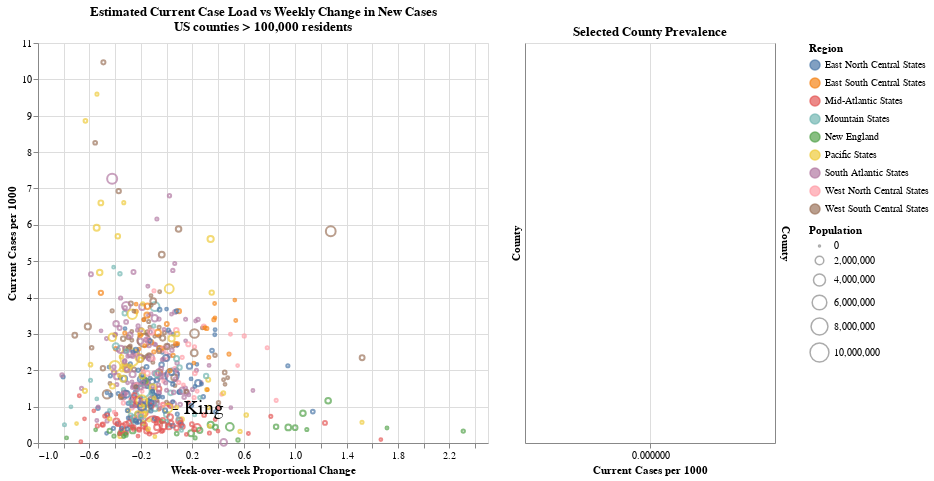

Notebook code for this chart:
### Code cell
brush = alt.selection_interval(empty = 'none')

base = alt.Chart(cases_percap_recent.query('wkly_diff < 3 and wkly_diff > -3 and cases_new_per1k_sum14 > 0'))

cases_vs_case_delta_filter = (base.mark_point()
 .encode(x = alt.X('wkly_diff', axis = alt.Axis(title = 'Week-over-week Proportional Change')),
         y = alt.Y('cases_new_per1k_sum14', axis = alt.Axis(title = 'Current Cases per 1000')),
         color = alt.Color('region', legend = alt.Legend(title = 'Region')),
         size = alt.Size('Population', legend = alt.Legend(title = 'Population')),
         tooltip = ['County', 'Current Cases', 'Population'])
 #.interactive()
 .add_selection(brush)
 .properties(height = 400,
             width = 450,
             title = ['Estimated Current Case Load vs Weekly Change in New Cases',
                      'US counties > 100,000 residents'])
)

king = (alt.Chart(cases_percap_recent.query('County == "King, Washington"'))
 .mark_text(dx = 30, text = '- King', color = 'black', font = 'Helvetica', filled = True, size = 20)
 .encode(x = alt.X('wkly_diff', axis = alt.Axis(title = 'Week-over-week Proportional Change')),
         y = alt.Y('cases_new_per1k_sum14', axis = alt.Axis(title = 'Current Cases per 1000'))
        )
)

cases_bar = (base.mark_bar(opacity = .5)
 .encode(x = alt.X('cases_new_per1k_sum14:Q', axis = alt.Axis(title = 'Current Cases per 1000')),
         y = alt.Y('County:N',
                   axis = alt.Axis(labels = False),
                   sort = alt.EncodingSortField(field='cases_new_per1k_sum14', order='descending')),
         color = alt.Color('region')
         )
 .transform_filter(brush)
 .properties(height = 400, 
             width = 250,
             title = 'Selected County Prevalence')
)

labels = (cases_bar.mark_text(align = 'right', baseline = 'middle')
          .encode(text = 'County:N')

)

(cases_vs_case_delta_filter + king) | (cases_bar + labels).resolve_scale(y = 'independent')

### Figure 1 — Vega-Lite specification as saved in the notebook (floating-point values rounded to 4 significant figures; data arrays with more than 128 entries replaced by an {"elided": "..."} marker saying what was removed)
{"config": {"view": {"continuousWidth": 400, "continuousHeight": 300}}, "hconcat": [{"layer": [{"data": {"name": "data-2e36a329491e9823064c73331b91de4d"}, "mark": "point", "encoding": {"color": {"type": "nominal", "field": "region", "legend": {"title": "Region"}}, "size": {"type": "quantitative", "field": "Population", "legend": {"title": "Population"}}, "tooltip": [{"type": "nominal", "field": "County"}, {"type": "quantitative", "field": "Current Cases"}, {"type": "quantitative", "field": "Population"}], "x": {"type": "quantitative", "axis": {"title": "Week-over-week Proportional Change"}, "field": "wkly_diff"}, "y": {"type": "quantitative", "axis": {"title": "Current Cases per 1000"}, "field": "cases_new_per1k_sum14"}}, "height": 400, "selection": {"selector002": {"type": "interval", "empty": "none"}}, "title": ["Estimated Current Case Load vs Weekly Change in New Cases", "US counties > 100,000 residents"], "width": 450}, {"data": {"name": "data-d94d45bd7d35151d67df50b56c140842"}, "mark": {"type": "text", "color": "black", "dx": 30, "filled": true, "font": "Helvetica", "size": 20, "text": "- King"}, "encoding": {"x": {"type": "quantitative", "axis": {"title": "Week-over-week Proportional Change"}, "field": "wkly_diff"}, "y": {"type": "quantitative", "axis": {"title": "Current Cases per 1000"}, "field": "cases_new_per1k_sum14"}}}]}, {"layer": [{"mark": {"type": "bar", "opacity": 0.5}, "encoding": {"color": {"type": "nominal", "field": "region"}, "x": {"type": "quantitative", "axis": {"title": "Current Cases per 1000"}, "field": "cases_new_per1k_sum14"}, "y": {"type": "nominal", "axis": {"labels": false}, "field": "County", "sort": {"field": "cases_new_per1k_sum14", "order": "descending"}}}, "height": 400, "title": "Selected County Prevalence", "transform": [{"filter": {"selection": "selector002"}}], "width": 250}, {"mark": {"type": "text", "align": "right", "baseline": "middle"}, "encoding": {"color": {"type": "nominal", "field": "region"}, "text": {"type": "nominal", "field": "County"}, "x": {"type": "quantitative", "axis": {"title": "Current Cases per 1000"}, "field": "cases_new_per1k_sum14"}, "y": {"type": "nominal", "axis": {"labels": false}, "field": "County", "sort": {"field": "cases_new_per1k_sum14", "order": "descending"}}}, "height": 400, "title": "Selected County Prevalence", "transform": [{"filter": {"selection": "selector002"}}], "width": 250}], "data": {"name": "data-2e36a329491e9823064c73331b91de4d"}, "resolve": {"scale": {"y": "independent"}}}], "$schema": "https://vega.github.io/schema/vega-lite/v4.0.0.json", "datasets": {"data-2e36a329491e9823064c73331b91de4d": {"elided": "576 records"}, "data-d94d45bd7d35151d67df50b56c140842": [{"county_key": "king", "county": "King", "state": "Washington", "date": "2020-08-22T00:00:00", "cases": 18589, "deaths": 731, "deaths_new": 2, "cases_new": 152, "STNAME": "Washington", "COUNTY_KEY": "king", "region": "Pacific States", "Population": 2189000.0, "cases_per1k": 8.493, "cases_new_per1k": 0.06945, "deaths_per1k": 0.334, "deaths_new_per1k": 0.0009138, "County": "King, Washington", "cases_new_per1k_sum14": 0.9586, "Current Cases": 2098.0, "last_wk_cases": 1078, "two_wks_ago_cases": 1068, "wkly_diff": 0.009363}]}}
